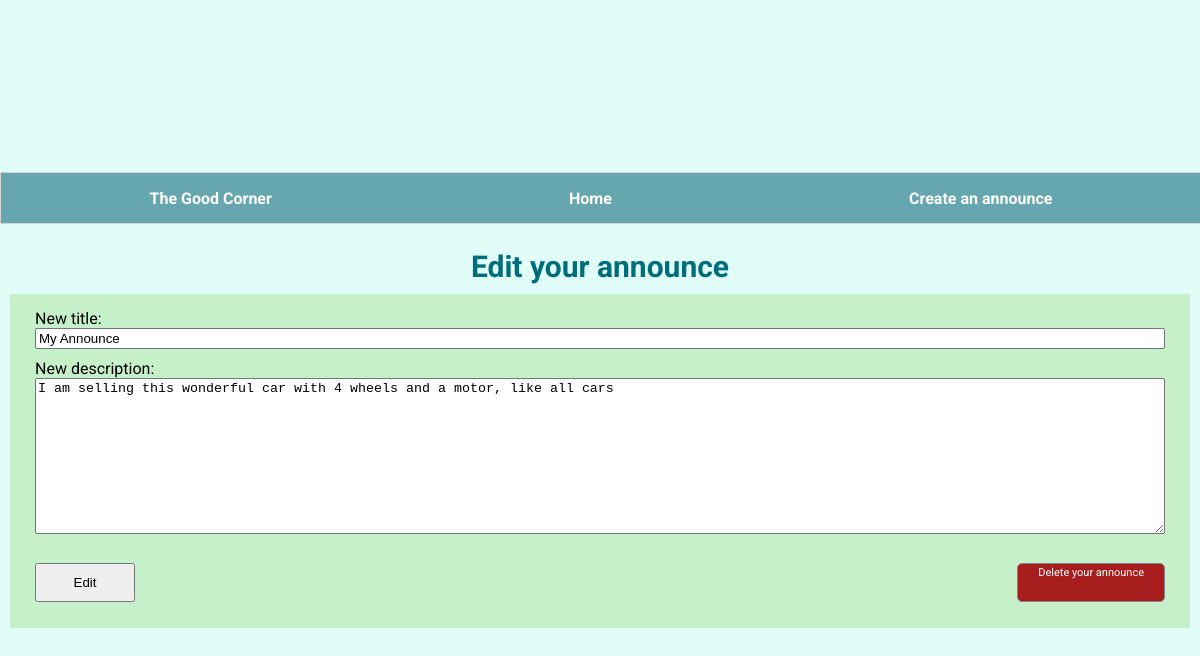
Screenshot of /edit/b538d0de0a6643b29a87ba0005245a78 with the database file from the repository.
### goodcorner/models.py (models this page shows, shortened)
class Announce(models.Model):
    title = models.CharField(max_length=100)
    description = models.CharField(max_length=2000)
    creation_date = models.DateTimeField()
    user = models.ForeignKey(User, on_delete=models.CASCADE)
    hashurl = models.UUIDField(default=uuid.uuid4, editable=False)

### goodcorner/views.py (the view)
# urls.py: url(r'^edit/(?P<hashurl>[0-9A-Fa-f-]+)$', views.edit, name='edit'),
def edit(request, hashurl):
    announce = Announce.objects.get(hashurl = hashurl)
    if(request.method == 'GET'):
        form = EditForm(initial={'title':announce.title, 'description':announce.description})
        return render(request, 'goodcorner/edit.html', {'announce': announce, 'form': form})
    else:
        if(request.method == 'POST'):
            newTitle = request.POST['title']
            newDescription = request.POST['description']
            updateAnnounce(announce.pk, newTitle, newDescription)
            return redirect('goodcorner:announce', announce.pk)
    return redirect('goodcorner:home')

### goodcorner/form.py
class EditForm(forms.Form):
    title = forms.CharField(max_length=100, widget=forms.TextInput(attrs={'class' : 'create-title'}))
    description = forms.CharField(widget=forms.Textarea(attrs={'class' : 'text-area'}), max_length=2000)

### goodcorner/templates/goodcorner/edit.html (shortened to what this page needs)
{% extends "goodcorner/header.html" %}
{% block content %}
<div class="welcome">Edit your announce</div>
<div class="form">
        <form action="" method="post">{% csrf_token %}
                <ul class="fields">
                        <li id="subject" class="field">New title:<br/>{{ form.title }}</li>
                        <li id="email" class="field">New description:<br/>{{ form.description }}</li>
                    </ul>
            <div class="delete"><input class="button" type="submit" value="Edit" /> <a class="delete-button" href="{% url 'goodcorner:delete' announce.hashurl %}">Delete your announce</a></div>
        </form>
</div>
{% endblock %}

### goodcorner/static/goodcorner/style.css (style rules this page uses)
body { margin: 0px; font-family: 'Roboto', sans-serif; text-decoration: none; align-content: center; align-items: center; justify-content: center; background-color: #e1fdf7; }
a { all: unset; }
ul { list-style-type: none; padding: 0px; }
.welcome { margin-top: 10px; padding-top: 10px; width: 100%; text-align: center; color: #006d7c; font-size: 30px; font-weight: bold; }
.form { background-color: #c5f0c9; padding-bottom: 10px; }
.fields { margin: 10px; padding: 5px; }
.field { margin: 10px; }
.text-area { width: 100%; }
.create-title { width: 100%; }
.button { width: 100px; padding: 10px; margin-left: 25px; }
.delete { display: flex; flex-direction: row; justify-content: space-between; }
.delete-button { font-size: 11px; text-decoration: none; background-color: rgb(167, 28, 28); color: white; padding: 2px 20px 2px 20px; border: 1px solid #858585; border-radius: 5px; margin-right: 25px; }

### rows the page displays
Announce: title "My Announce", description "I am selling this wonderful car with 4 wheels and a motor, like all cars"
